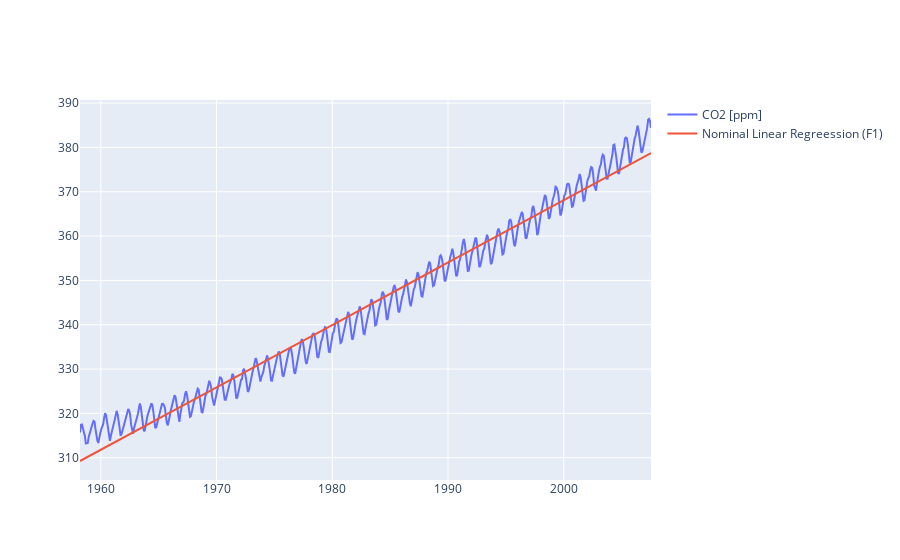

The notebook cell this image was saved under:
### Code cell
fig = go.Figure()
fig.add_trace(
    go.Scatter(
        x = train_frame.date_decimal,
        y = train_frame['CO2_[ppm]'],
        name='CO2 [ppm]'
    )
)
fig.add_trace(
    go.Scatter(
        x = train_frame.date_decimal,
        y = train_frame['CO2_[ppm]_nominal_linear_model'],
        name='Nominal Linear Regreession (F1)'
    )
)
fig.show()

### Figure 1 — Plotly figure (JSON) as saved in the notebook; plotly's stock layout.template omitted (floating-point values rounded to 4 significant figures; data arrays with more than 128 entries replaced by an {"elided": "..."} marker saying what was removed)
{"data": [{"name": "CO2 [ppm]", "type": "scatter", "x": {"elided": "588 float values"}, "y": {"elided": "588 float values"}}, {"name": "Nominal Linear Regreession (F1)", "type": "scatter", "x": {"elided": "588 float values"}, "y": {"elided": "588 float values"}}], "layout": {}}
